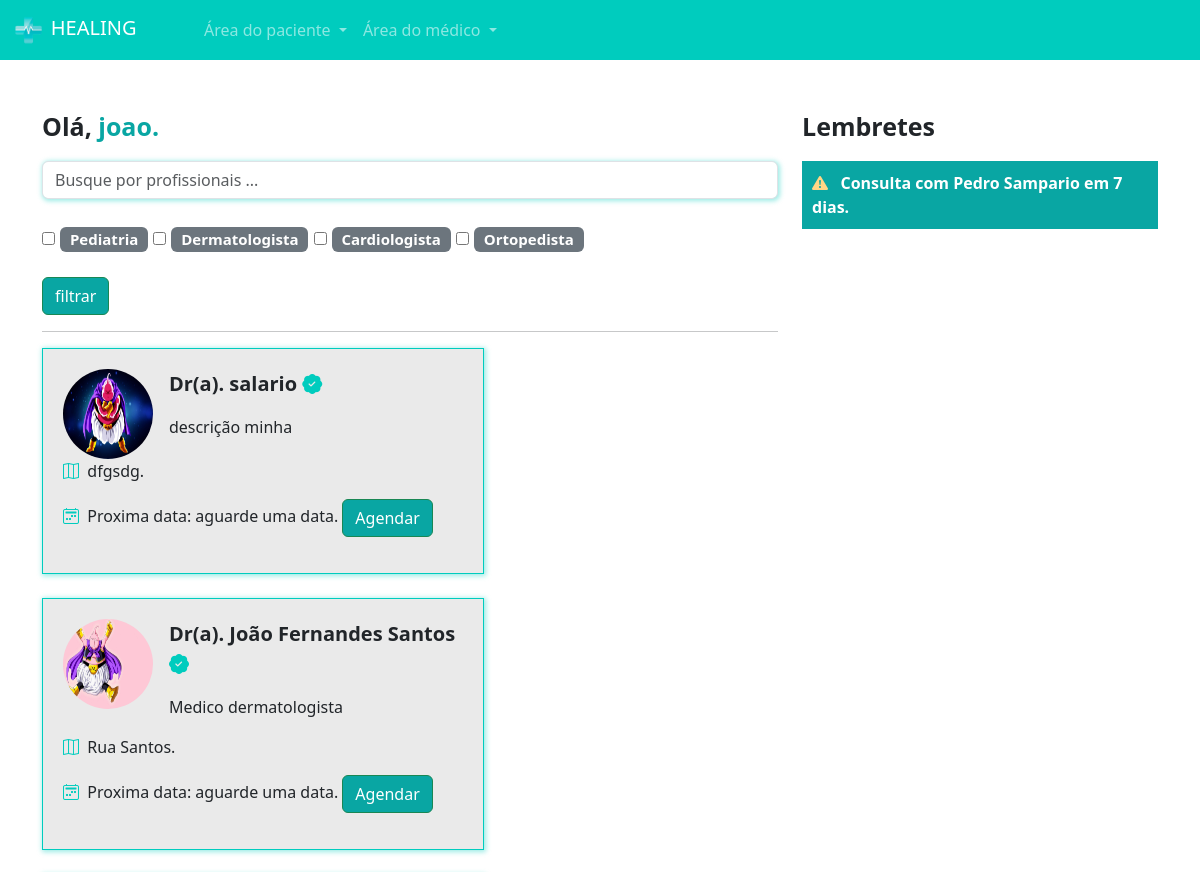
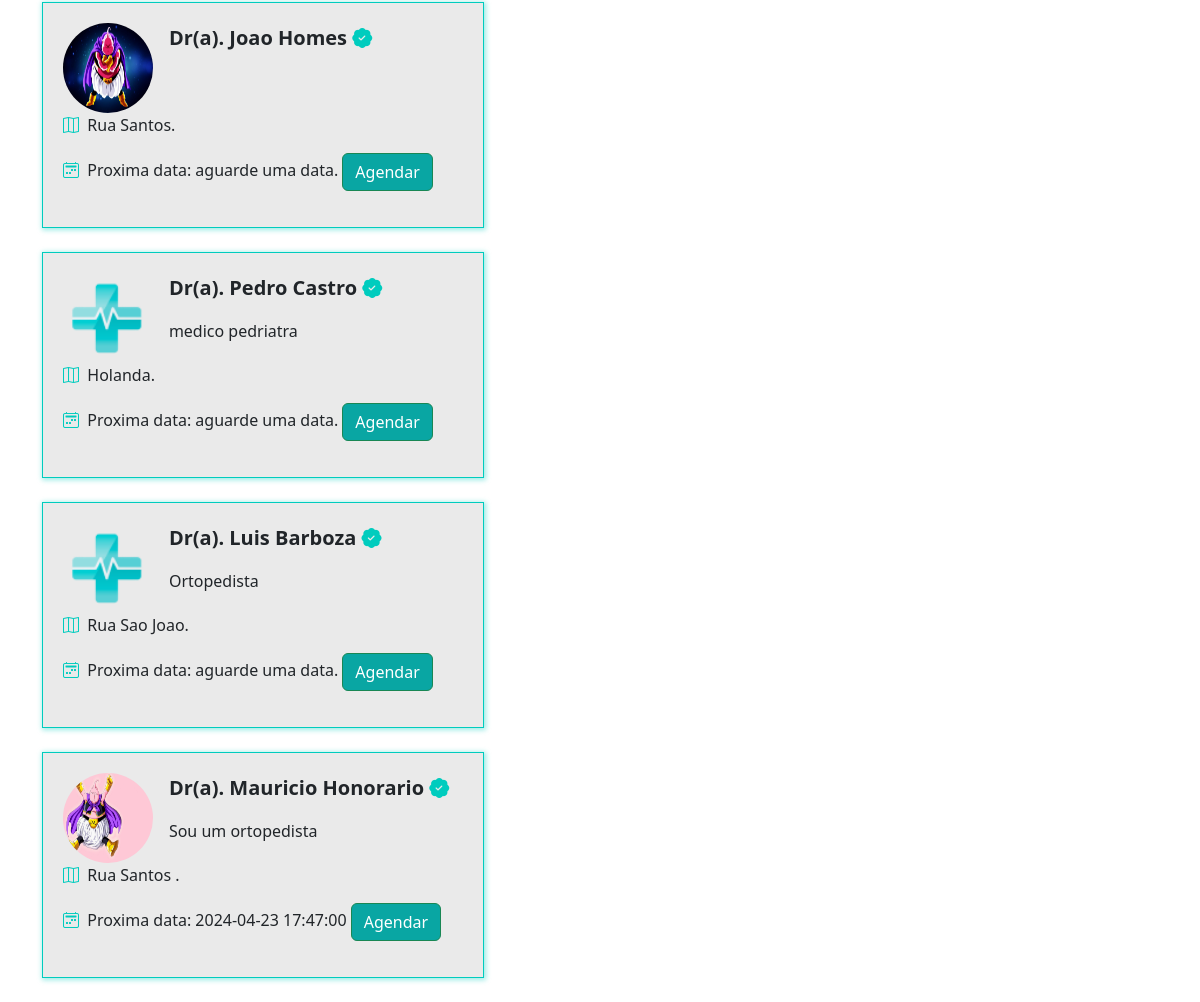
The page /paciente/home/ (signed in) on the database its author committed (2 pictures, top to bottom).
### medico/models.py (models this page shows, shortened)
class Especialidades(models.Model):
    especialidade = models.CharField(max_length=100)
    icone = models.ImageField(upload_to="icones", null=True, blank=True)

class DadosMedico(models.Model):
    crm = models.CharField(max_length=30)
    nome = models.CharField(max_length=100)
    cep = models.CharField(max_length=15)
    rua = models.CharField(max_length=100)
    bairro = models.CharField(max_length=100)
    numero = models.IntegerField()
    rg = models.ImageField(upload_to='rgs')
    cedula_identidade_medica = models.ImageField(upload_to='cim')
    foto = models.ImageField(upload_to='fotos_perfil')
    descricao = models.TextField(null=True, blank=True)
    valor_consulta = models.FloatField(default=100)
    user = models.ForeignKey(User, on_delete=models.DO_NOTHING)
    especialidade = models.ForeignKey(Especialidades, on_delete=models.DO_NOTHING, null=True, blank=True)
    @property
    def proxima_data(self):
        proxima_data = DatasAbertas.objects.filter(user=self.user).filter(data__gt=datetime.now()).filter(agendado=False).order_by('data').first()
        return proxima_data

class DatasAbertas(models.Model):
    data = models.DateTimeField()
    user = models.ForeignKey(User, on_delete=models.DO_NOTHING)
    agendado = models.BooleanField(default=False)
    def __str__(self):
        return str(self.data)

### paciente/views.py (the view)
# urls.py: 2. Add a URL to urlpatterns:  path('', views.home, name='home')
def home(request):
    if request.method == 'GET':
        medico_filtrar = request.GET.get('medico')
        especialidades_filtrar = request.GET.getlist('especialidades')
        medicos = DadosMedico.objects.all()
        if medico_filtrar:
            medicos = medicos.filter(nome__icontains = medico_filtrar)
        if especialidades_filtrar:
            medicos = medicos.filter(especialidade_id__in = especialidades_filtrar)
        especialidades = Especialidades.objects.all()
        return render(request, 'home.html',{'medicos': medicos, 'especialidades': especialidades, 'is_medico': is_medico(request.user)})

### medico/models.py (called while the page is built)
def is_medico(user):
    return DadosMedico.objects.filter(user=user).exists()

### paciente/templates/home.html
{% extends "base.html" %}
{% load static %}
{% block 'head' %}
    <link rel="stylesheet" href="{% static 'medicos/css/abrir_horario.css' %}">
    <link rel="stylesheet" href="{% static 'usuarios/css/usuarios.css' %}">
    <link rel="stylesheet" href="{% static 'medicos/css/cadastro_medico.css' %}">
    <link rel="stylesheet" href="{% static 'pacientes/css/home.css' %}">
    <link rel="stylesheet" href="https://cdn.jsdelivr.net/npm/bootstrap-icons@1.11.3/font/bootstrap-icons.min.css">
{% endblock 'head' %}
{% block 'body' %}
{% include 'partials/navbar.html' %}
<br><br>
<div class="container">
    <div class="row">
        <div class="col-md-8">
            <p style="font-size: 25px" class="p-bold">Olá, <span class="color-dark">{{request.user.username}}.</span></p>
            <form action="{% url 'home' %}" post="GET">
                <input type="text" class="form-control shadow-main-color" placeholder="Busque por profissionais ..." name="medico">
                <br>
                <div class="especialidades">
                    {% for especialidade in especialidades%}
                    <input type="checkbox" name="especialidades" value="{{especialidade.id}}">
                    <span class="badge bg-secondary">
                        {{especialidade.especialidade}}
                    </span>
                    {% endfor %}
                </div>
                <br>
                <input type="submit" value="filtrar" class="btn btn-success btn-dark-color">
            </form>
            <hr>
            <div class="list-medicos">
                {% for medico in medicos %}
                <div class="card-medicos shadow-main-color">
                    <div class="row">
                        <div class="col-md-3"><img src="{{medico.foto.url}}" class="foto-perfil-card" alt=""></div>
                        <div class="col-md">
                            <p style="font-size: 20px" class="p-bold">Dr(a). {{medico.nome}} <i class="bi bi-patch-check-fill icon-main"></i></p>
                            <p>{{medico.descricao}}</p>
                        </div>
                    </div>
                    <p><i class="bi bi-map icon-main"></i>&nbsp&nbsp{{medico.rua}}.</p>
                    <p><i class="bi bi-calendar2-week icon-main"></i>&nbsp&nbspProxima data:
                        {% if medico.proxima_data%}
                            {{medico.proxima_data}}
                        {%else%}
                            aguarde uma data.
                        {% endif %}
                    <a href="{% url 'escolher_horario' medico.id  %}" class="btn btn-success btn-dark-color">Agendar</a>
                </div>
                <br>
                {% endfor %}
            </div>
        </div>
        <div class="col-md-4">
            <p style="font-size: 25px" class="p-bold">Lembretes</p>
            <p class="bg-main-lembrete">
                <span class="p-bold"><i class="bi bi-exclamation-triangle-fill icon-differential"></i>&nbsp&nbsp Consulta com Pedro Sampario em 7 dias.</span>
            </p>
        </div>
    </div>
</div>
{% endblock 'body' %}

### templates/base.html (shortened to what this page needs)
{% load static %}
<!doctype html>
<html lang="en">
  <head>
    <link rel="stylesheet" href="{% static 'geral/css/base.css' %}">
    <link href="https://cdn.jsdelivr.net/npm/bootstrap@5.3.3/dist/css/bootstrap.min.css" rel="stylesheet">
    {% block 'head' %}{% endblock 'head' %}
  </head>
  <body>
    {% block 'body' %}{% endblock 'body' %}
  </body>
</html>

### templates/partials/navbar.html (shortened to what this page needs)
{% load static %}
<nav class="navbar navbar-expand-lg navbar-dark bg-color-dark">
    <div class="container-fluid">
      <a class="navbar-brand" href="#"><img src="{% static 'geral/img/logo.png' %}" width="20%" alt="">&nbspHEALING</a>
      <div class="collapse navbar-collapse" id="navbarNav">
        <ul class="navbar-nav">
            <li class="nav-item dropdown">
                <a class="nav-link dropdown-toggle" href="#" id="navbarDropdownMenuLink" role="button" data-bs-toggle="dropdown" aria-expanded="false">
                  Área do paciente
                </a>
            </li>
            {% if is_medico %}
                <li class="nav-item dropdown">
                    <a class="nav-link dropdown-toggle" href="#" id="navbarDropdownMenuLink" role="button" data-bs-toggle="dropdown" aria-expanded="false">
                        Área do médico
                    </a>
                </li>
            {% else %}
                <li class="nav-item">
                    <a class="nav-link" href="{% url 'cadastro_medico' %}">Sou médico</a>
                </li>
            {% endif %}
        </ul>
      </div>
    </div>
  </nav>

### templates/static/geral/css/base.css (style rules this page uses)
:root { --main-color: #00CCBE; --dark-color: #09A6A3; --contrast-color: #FFD686; }
.bg-color-dark { background-color: var(--main-color); }
.p-bold { font-weight: bold; }
.color-dark { color: var(--dark-color); }

### templates/static/usuarios/css/usuarios.css (style rules this page uses)
.btn-dark-color { background-color: var(--dark-color); color: white; }

### templates/static/medicos/css/cadastro_medico.css (style rules this page uses)
.shadow-main-color { box-shadow: 1px 1px 5px 1px rgba(0, 204, 190,.4); }

### templates/static/pacientes/css/home.css (style rules this page uses)
.especialidades { font-size: 20px; }
.card-medicos { width: 60%; background-color: #EAEAEA; border: 1px solid var(--main-color); padding: 20px; }
.foto-perfil-card { width: 90px; height: 90px; border-radius: 45px; }
.icon-main { color: var(--main-color); }
.bg-main-lembrete { background-color: var(--dark-color); padding: 10px; color: white; }
.icon-differential { color: var(--contrast-color); }

### rows shown on the page
Especialidades: especialidade "Pediatria"
Especialidades: especialidade "Dermatologista"
Especialidades: especialidade "Cardiologista"
Especialidades: especialidade "Ortopedista"
DadosMedico: foto (picture), nome "salario", descricao "descrição minha", rua "dfgsdg", shows "aguarde uma data."
DadosMedico: foto (picture), nome "João Fernandes Santos", descricao "Medico dermatologista", rua "Rua Santos", shows "aguarde uma data."
DadosMedico: foto (picture), nome "Joao Homes", rua "Rua Santos", shows "aguarde uma data."
DadosMedico: foto (picture), nome "Pedro Castro", descricao "medico pedriatra", rua "Holanda", shows "aguarde uma data."
DadosMedico: foto (picture), nome "Luis Barboza", descricao "Ortopedista", rua "Rua Sao Joao", shows "aguarde uma data."
DadosMedico: foto (picture), nome "Mauricio Honorario", descricao "Sou um ortopedista", rua "Rua Santos", proxima_data "2024-04-23 17:47:00"

### other values the page prints
{{ request.user.username }} "joao"
